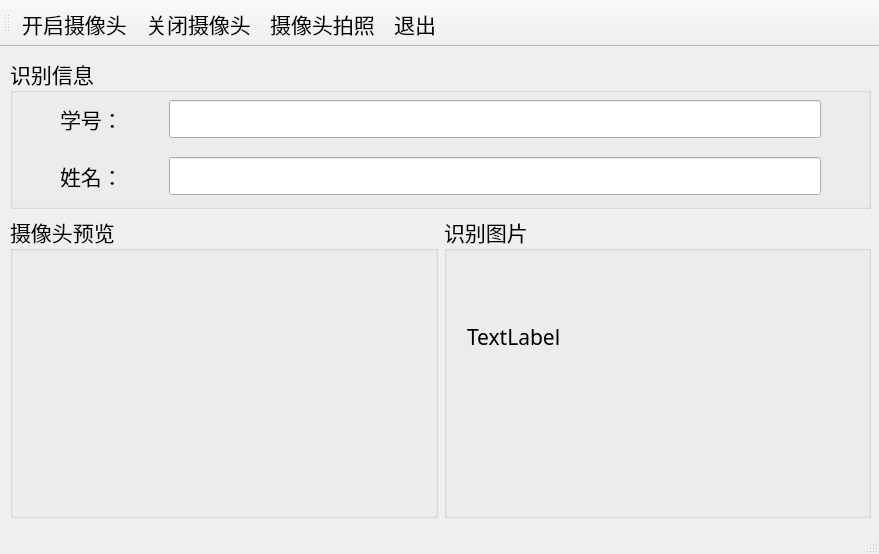
<?xml version="1.0" encoding="UTF-8"?>
<ui version="4.0">
 <class>MainWindow</class>
 <widget class="QMainWindow" name="MainWindow">
  <property name="geometry">
   <rect>
    <x>0</x>
    <y>0</y>
    <width>879</width>
    <height>554</height>
   </rect>
  </property>
  <property name="windowTitle">
   <string>MainWindow</string>
  </property>
  <property name="toolButtonStyle">
   <enum>Qt::ToolButtonTextBesideIcon</enum>
  </property>
  <widget class="QWidget" name="centralwidget">
   <widget class="QWidget" name="gridLayoutWidget">
    <property name="geometry">
     <rect>
      <x>10</x>
      <y>10</y>
      <width>861</width>
      <height>461</height>
     </rect>
    </property>
    <layout class="QGridLayout" name="gridLayout" rowstretch="1,2" columnstretch="0,0" columnminimumwidth="0,0">
     <item row="1" column="0">
      <widget class="QGroupBox" name="BoxCameraPreview">
       <property name="font">
        <font>
         <family>华文行楷</family>
         <pointsize>16</pointsize>
        </font>
       </property>
       <property name="title">
        <string>摄像头预览</string>
       </property>
       <widget class="QCameraViewfinder" name="PreviewWidgt" native="true">
        <property name="geometry">
         <rect>
          <x>9</x>
          <y>29</y>
          <width>411</width>
          <height>191</height>
         </rect>
        </property>
       </widget>
      </widget>
     </item>
     <item row="1" column="1">
      <widget class="QGroupBox" name="BoxCapture">
       <property name="font">
        <font>
         <family>华文行楷</family>
         <pointsize>16</pointsize>
        </font>
       </property>
       <property name="title">
        <string>识别图片</string>
       </property>
       <widget class="QLabel" name="ShowPhoto">
        <property name="geometry">
         <rect>
          <x>23</x>
          <y>41</y>
          <width>391</width>
          <height>161</height>
         </rect>
        </property>
        <property name="text">
         <string>TextLabel</string>
        </property>
       </widget>
      </widget>
     </item>
     <item row="0" column="0" colspan="2">
      <widget class="QGroupBox" name="BoxInformation">
       <property name="font">
        <font>
         <family>华文行楷</family>
         <pointsize>16</pointsize>
        </font>
       </property>
       <property name="title">
        <string>识别信息</string>
       </property>
       <property name="flat">
        <bool>false</bool>
       </property>
       <widget class="QWidget" name="gridLayoutWidget_2">
        <property name="geometry">
         <rect>
          <x>10</x>
          <y>30</y>
          <width>841</width>
          <height>181</height>
         </rect>
        </property>
        <layout class="QGridLayout" name="gridLayout_2" columnstretch="0,0,0,1,0,0">
         <item row="0" column="1">
          <widget class="QLabel" name="labelID">
           <property name="font">
            <font>
             <family>华文行楷</family>
             <pointsize>16</pointsize>
            </font>
           </property>
           <property name="text">
            <string>学号：</string>
           </property>
          </widget>
         </item>
         <item row="2" column="0">
          <spacer name="horizontalSpacer_4">
           <property name="orientation">
            <enum>Qt::Horizontal</enum>
           </property>
           <property name="sizeHint" stdset="0">
            <size>
             <width>40</width>
             <height>20</height>
            </size>
           </property>
          </spacer>
         </item>
         <item row="1" column="1">
          <widget class="QLabel" name="LabelName">
           <property name="font">
            <font>
             <family>华文行楷</family>
             <pointsize>16</pointsize>
            </font>
           </property>
           <property name="text">
            <string>姓名：</string>
           </property>
          </widget>
         </item>
         <item row="0" column="5">
          <spacer name="horizontalSpacer_3">
           <property name="orientation">
            <enum>Qt::Horizontal</enum>
           </property>
           <property name="sizeHint" stdset="0">
            <size>
             <width>40</width>
             <height>20</height>
            </size>
           </property>
          </spacer>
         </item>
         <item row="0" column="0">
          <spacer name="horizontalSpacer_2">
           <property name="orientation">
            <enum>Qt::Horizontal</enum>
           </property>
           <property name="sizeHint" stdset="0">
            <size>
             <width>40</width>
             <height>20</height>
            </size>
           </property>
          </spacer>
         </item>
         <item row="2" column="3" colspan="2">
          <widget class="QLineEdit" name="editTime"/>
         </item>
         <item row="0" column="3" colspan="2">
          <widget class="QLineEdit" name="editID"/>
         </item>
         <item row="1" column="3" colspan="2">
          <widget class="QLineEdit" name="editName"/>
         </item>
         <item row="1" column="0">
          <spacer name="horizontalSpacer">
           <property name="orientation">
            <enum>Qt::Horizontal</enum>
           </property>
           <property name="sizeHint" stdset="0">
            <size>
             <width>40</width>
             <height>20</height>
            </size>
           </property>
          </spacer>
         </item>
         <item row="2" column="1">
          <widget class="QLabel" name="labelTime">
           <property name="font">
            <font>
             <family>华文行楷</family>
             <pointsize>16</pointsize>
            </font>
           </property>
           <property name="text">
            <string>时间：</string>
           </property>
          </widget>
         </item>
         <item row="0" column="2">
          <spacer name="horizontalSpacer_5">
           <property name="orientation">
            <enum>Qt::Horizontal</enum>
           </property>
           <property name="sizeHint" stdset="0">
            <size>
             <width>40</width>
             <height>20</height>
            </size>
           </property>
          </spacer>
         </item>
         <item row="1" column="2">
          <spacer name="horizontalSpacer_6">
           <property name="orientation">
            <enum>Qt::Horizontal</enum>
           </property>
           <property name="sizeHint" stdset="0">
            <size>
             <width>40</width>
             <height>20</height>
            </size>
           </property>
          </spacer>
         </item>
         <item row="2" column="2">
          <spacer name="horizontalSpacer_7">
           <property name="orientation">
            <enum>Qt::Horizontal</enum>
           </property>
           <property name="sizeHint" stdset="0">
            <size>
             <width>40</width>
             <height>20</height>
            </size>
           </property>
          </spacer>
         </item>
         <item row="1" column="5">
          <spacer name="horizontalSpacer_8">
           <property name="orientation">
            <enum>Qt::Horizontal</enum>
           </property>
           <property name="sizeHint" stdset="0">
            <size>
             <width>40</width>
             <height>20</height>
            </size>
           </property>
          </spacer>
         </item>
         <item row="2" column="5">
          <spacer name="horizontalSpacer_9">
           <property name="orientation">
            <enum>Qt::Horizontal</enum>
           </property>
           <property name="sizeHint" stdset="0">
            <size>
             <width>40</width>
             <height>20</height>
            </size>
           </property>
          </spacer>
         </item>
        </layout>
       </widget>
      </widget>
     </item>
    </layout>
   </widget>
  </widget>
  <widget class="QStatusBar" name="statusbar"/>
  <widget class="QMenuBar" name="menuBar">
   <property name="geometry">
    <rect>
     <x>0</x>
     <y>0</y>
     <width>879</width>
     <height>21</height>
    </rect>
   </property>
  </widget>
  <widget class="QToolBar" name="toolBar">
   <property name="windowTitle">
    <string>toolBar</string>
   </property>
   <property name="allowedAreas">
    <set>Qt::TopToolBarArea</set>
   </property>
   <attribute name="toolBarArea">
    <enum>TopToolBarArea</enum>
   </attribute>
   <attribute name="toolBarBreak">
    <bool>false</bool>
   </attribute>
   <addaction name="actStartCamera_2"/>
   <addaction name="actCloseCamera"/>
   <addaction name="actCapture"/>
   <addaction name="actQuit"/>
  </widget>
  <action name="actCloseCamera">
   <property name="checkable">
    <bool>true</bool>
   </property>
   <property name="icon">
    <iconset>
     <normalon>:/icons/images/remove_user.ico</normalon>
    </iconset>
   </property>
   <property name="text">
    <string>关闭摄像头</string>
   </property>
   <property name="toolTip">
    <string>CloseCamera</string>
   </property>
   <property name="font">
    <font>
     <family>华文行楷</family>
     <pointsize>16</pointsize>
    </font>
   </property>
  </action>
  <action name="actCapture">
   <property name="checkable">
    <bool>true</bool>
   </property>
   <property name="icon">
    <iconset>
     <normalon>images/picture.ico</normalon>
    </iconset>
   </property>
   <property name="text">
    <string>摄像头拍照</string>
   </property>
   <property name="toolTip">
    <string>Take a photo</string>
   </property>
   <property name="font">
    <font>
     <family>华文行楷</family>
     <pointsize>16</pointsize>
    </font>
   </property>
  </action>
  <action name="actQuit">
   <property name="checkable">
    <bool>true</bool>
   </property>
   <property name="icon">
    <iconset>
     <normalon>:/icons/images/exit_24.ico</normalon>
    </iconset>
   </property>
   <property name="text">
    <string>退出</string>
   </property>
   <property name="toolTip">
    <string>Exit</string>
   </property>
   <property name="font">
    <font>
     <family>华文行楷</family>
     <pointsize>16</pointsize>
    </font>
   </property>
  </action>
  <action name="actStartCamera_2">
   <property name="checkable">
    <bool>true</bool>
   </property>
   <property name="icon">
    <iconset resource="res.qrc">
     <normaloff>:/icons/images/video_chat.ico</normaloff>:/icons/images/video_chat.ico</iconset>
   </property>
   <property name="text">
    <string>开启摄像头</string>
   </property>
   <property name="toolTip">
    <string>StartCamera</string>
   </property>
   <property name="font">
    <font>
     <family>华文行楷</family>
     <pointsize>16</pointsize>
    </font>
   </property>
  </action>
 </widget>
 <customwidgets>
  <customwidget>
   <class>QCameraViewfinder</class>
   <extends>QWidget</extends>
   <header location="global">QCameraViewfinder</header>
   <container>1</container>
  </customwidget>
 </customwidgets>
 <resources>
  <include location="res.qrc"/>
 </resources>
 <connections/>
</ui>
